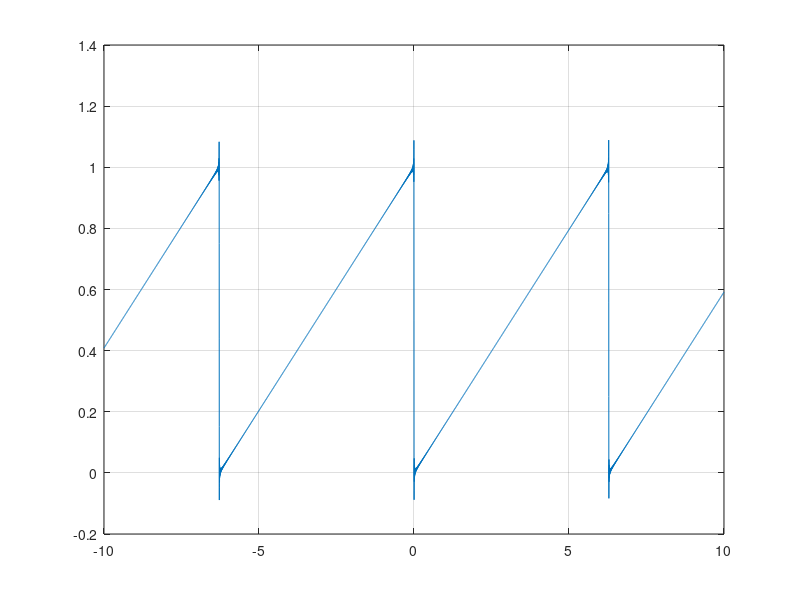

Write the MATLAB code that produced this figure.
t=-10:0.001:10;
T=2*pi;
w=2*pi*(1/T)
a0 = 0.5
ft=a0
for n=1:1000
  k=n*pi
  ft = ft +(-1/k)*sin(n*w*t);
end
plot(t,ft)
grid
